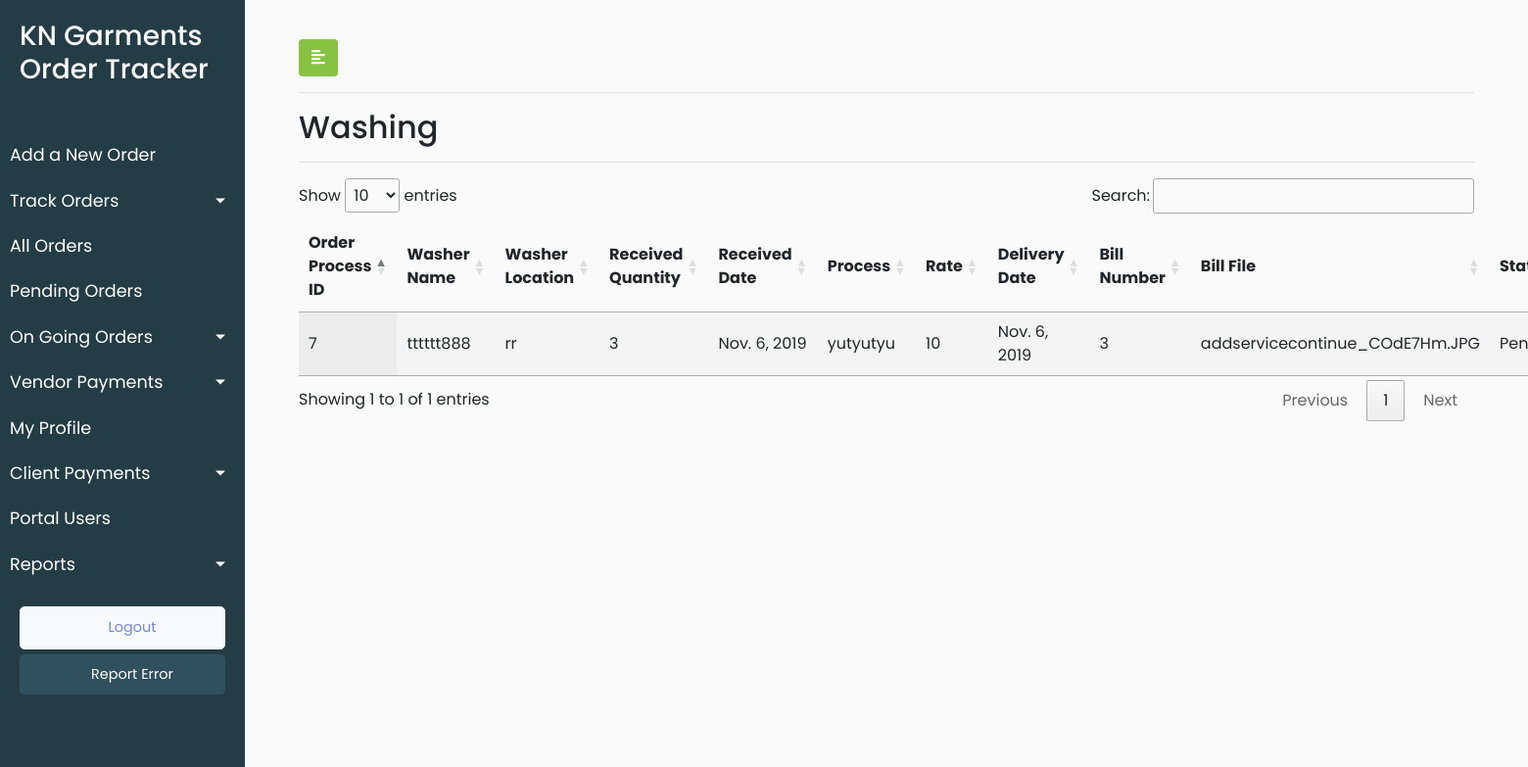
Before: /track_order_washing_order/ (signed in) with the older database file.
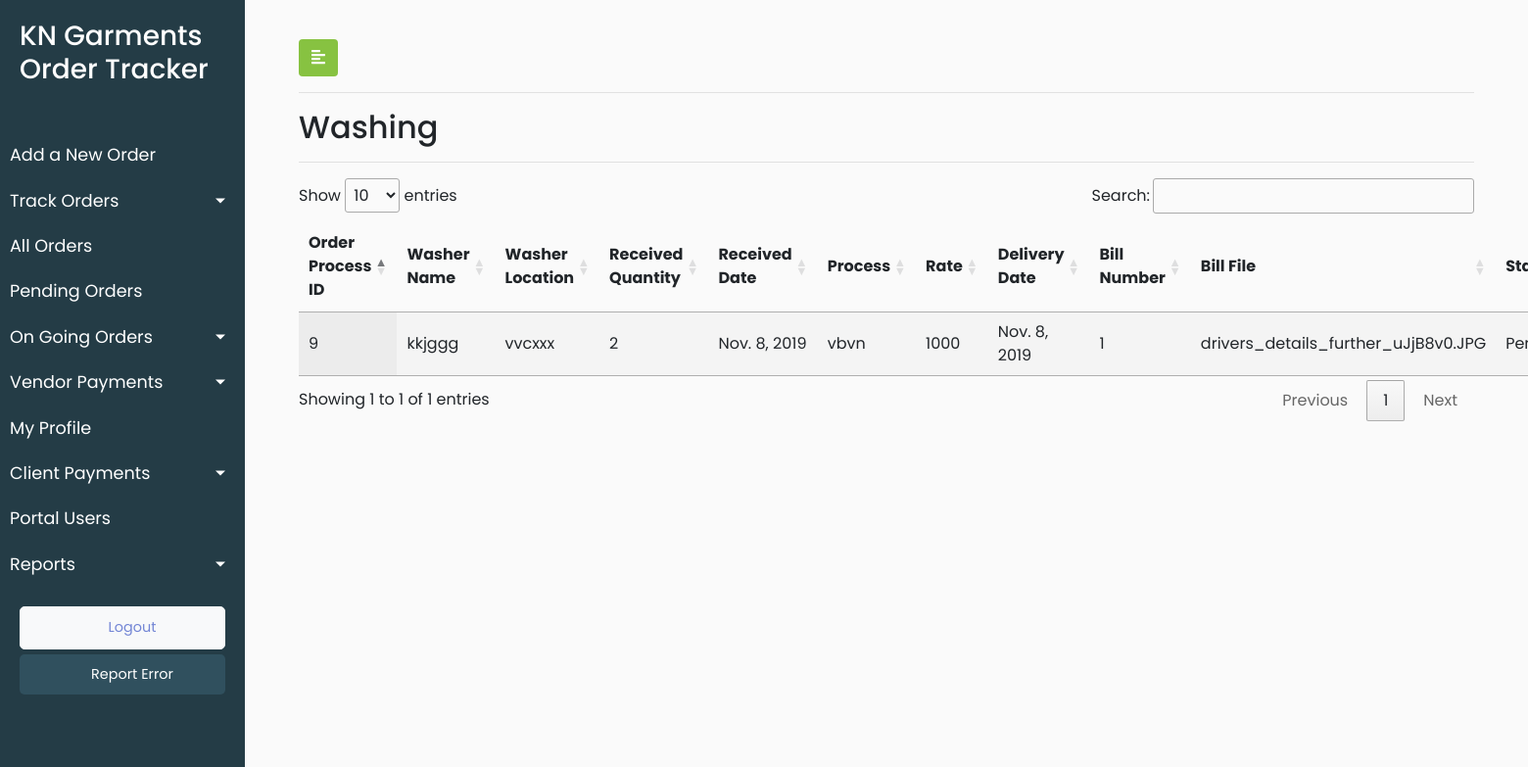
After: the same page with the newer database file.
### KNGarment_Order_TrackPro_App/models.py (models this page shows, shortened)
class Process(models.Model):
    Paid = 1
    Pending = 2
    PAYMENT_STATUS=((Paid,'Paid'), (Pending,'Pending'))
    process_vendor_name = models.CharField(max_length=920,blank=True)
    process_vendor_location = models.CharField(max_length=920,blank=True)
    process_received_quantity = models.IntegerField(blank=True,null=True)
    process_received_date = models.DateField(default=timezone.now)
    process_delivery_date = models.DateField(default=timezone.now)
    process_bill_number = models.IntegerField(blank=True,default=0)
    process_bill_file = models.FileField(blank=True)
    process_payment_status = models.PositiveSmallIntegerField(choices=PAYMENT_STATUS,default=Pending,blank=True)
    process_date_of_entry = models.DateTimeField(default=timezone.now)
    process_vendor_id = models.ForeignKey(Vendor, on_delete = models.CASCADE,blank=True)
    process_order_id = models.ForeignKey(Orders, on_delete=models.CASCADE,blank=True)
    process_customuser_id = models.ForeignKey(CustomUser,on_delete=models.CASCADE,default=1)
    objects = InheritanceManager()
    class Meta:
        verbose_name_plural = "Process List"
        verbose_name = "Process"

class Washing(Process):
    Washing = 3
    process_type = models.PositiveSmallIntegerField(default=Washing)
    washing_process_name = models.CharField(max_length=920)
    washing_rate = models.IntegerField()
    washing_order_date = models.DateField(default=timezone.now)
    washing_delivery_quantity = models.IntegerField(blank=True,null=True)
    class Meta:
        verbose_name_plural = "Washing Orders List"
        verbose_name = "Washing Order"

class Process(models.Model):
    Paid = 1
    Pending = 2
    PAYMENT_STATUS=((Paid,'Paid'), (Pending,'Pending'))
    process_vendor_name = models.CharField(max_length=920,blank=True)
    process_vendor_location = models.CharField(max_length=920,blank=True)
    process_received_quantity = models.IntegerField(blank=True,null=True)
    process_received_date = models.DateField(default=timezone.now)
    process_delivery_date = models.DateField(default=timezone.now)
    process_bill_number = models.IntegerField(blank=True,default=0)
    process_bill_file = models.FileField(blank=True)
    process_payment_status = models.PositiveSmallIntegerField(choices=PAYMENT_STATUS,default=Pending,blank=True)
    process_date_of_entry = models.DateTimeField(default=timezone.now)
    process_vendor_id = models.ForeignKey(Vendor, on_delete = models.CASCADE,blank=True)
    process_order_id = models.ForeignKey(Orders, on_delete=models.CASCADE,blank=True)
    process_customuser_id = models.ForeignKey(CustomUser,on_delete=models.CASCADE,default=1)
    objects = InheritanceManager()
    class Meta:
        verbose_name_plural = "Process List"
        verbose_name = "Process"

class Orders(models.Model):
    order_order_number = models.CharField(max_length=920)
    order_order_type = models.CharField(max_length=920)
    order_order_brands = models.CharField(max_length=920)
    order_order_style_number = models.CharField(max_length=920)
    order_order_fit = models.CharField(max_length=920)
    order_order_quantity = models.IntegerField()
    order_order_date = models.DateField(default=timezone.now)
    order_delivery_date = models.DateField(default=timezone.now)
    order_order_category = models.CharField(max_length=920)
    order_fit_sample_status = models.CharField(max_length=920)
    order_fit_sample_submitted_date = models.DateField(default=timezone.now)
    order_pps_sample_status = models.CharField(max_length=920)
    order_pps_sample_submitted_date = models.DateField(default=timezone.now)
    order_order_remark = models.CharField(max_length=920,blank=True)
    order_order_date_of_entry = models.DateTimeField(default=timezone.now)
    order_client_id = models.ForeignKey(Client, on_delete = models.CASCADE,default=1)
    def __str__(self):
        return str(self.pk)
    class Meta:
        verbose_name_plural = "Orders List"
        verbose_name = "Order"

### KNGarment_Order_TrackPro_App/views.py (the view)
# urls.py: path('track_order_washing_order/', views.track_order_washing_order, name = 'track_order_washing_order'),
@login_required(login_url='/user_login')
def track_order_washing_order(request):
    user_role = request.user.user_role
    if user_role == 100:
        washing_order_objects = Washing.objects.all()
    else:
        pk = request.user.pk
        washing_order_objects = Washing.objects.filter(process_customuser_id=pk).all()
    data = {'washing_order':washing_order_objects,'user_role':user_role}
    return render(request,'KNGarment_Order_TrackPro_App/Washing.html',data)

### KNGarment_Order_TrackPro_App/templates/KNGarment_Order_TrackPro_App/Washing.html (shortened to what this page needs)
{% extends 'KNGarment_Order_TrackPro_App/base.html' %}
{% load static %}
{% block stylesheets %}
<link rel="stylesheet" href="//cdn.datatables.net/1.10.19/css/jquery.dataTables.min.css">
{% endblock stylesheets %}
{% block content %}
<div id="content">
    <div class="container-fluid">
        <button type="button" id="sidebarCollapse" class="btn" style="background-color: #87c241;color: white">
            <i class="fas fa-align-left"></i>
        </button>
        <hr>
        <h2>Washing</h2>
        <hr>
        <div>
            <table id="test_table" class="display" style="width:100%">
                <thead>
                    <tr>
                        <th>Order Process ID</th>
                        <th>Washer Name</th>
                        <th> Washer Location</th>
                        <th>Received Quantity</th>
                        <th>Received Date</th>
                        <th>Process</th>
                        <th>Rate</th>
                        <th>Delivery Date</th>
                        <th>Bill Number</th>
                        <th>Bill File</th>
                        <th>Status</th>
                    </tr>
                </thead>
                <tbody>
                    {% for washing in washing_order %}
                    <tr>
                        <td><a href="{% url 'KNGarment_Order_TrackPro_App:update_order_detail'%}"> {{washing.process_order_id}}</a></td>
                        <td>{{washing.process_vendor_name}}</td>
                        <td>{{washing.process_vendor_location}}</td>
                        <td>{{washing.process_received_quantity}}</td>
                        <td>{{washing.process_received_date}}</td>
                        <td>{{washing.washing_process_name}}</td>
                        <td>{{washing.washing_rate}}</td>
                        <td>{{washing.process_delivery_date}}</td>
                        <td>{{washing.process_bill_number}}</td>
                        <td>{{washing.process_bill_file}}</td>
                        <td>
                        {% if washing.process_payment_status == 1 %}
                        Paid
                        {% else %}
                        Pending
                        {% endif %}
                        </td>
                    </tr>
                    {% endfor %}
                </tbody>
            </table>
        </div>
    </div>
</div>
{% endblock content %}

Changed rows visible on the page:
removed Washing: process_order_id "7", process_vendor_name "tttttt888", process_vendor_location "rr", process_received_quantity "3", process_received_date "Nov. 6, 2019", washing_process_name "yutyutyu", washing_rate "10", process_delivery_date "Nov. 6, 2019", process_bill_number "3", process_bill_file "addservicecontinue_COdE7Hm.JPG"
added Washing: process_order_id "9", process_vendor_name "kkjggg", process_vendor_location "vvcxxx", process_received_quantity "2", process_received_date "Nov. 8, 2019", washing_process_name "vbvn", washing_rate "1000", process_delivery_date "Nov. 8, 2019", process_bill_number "1", process_bill_file "drivers_details_further_uJjB8v0.JPG"
